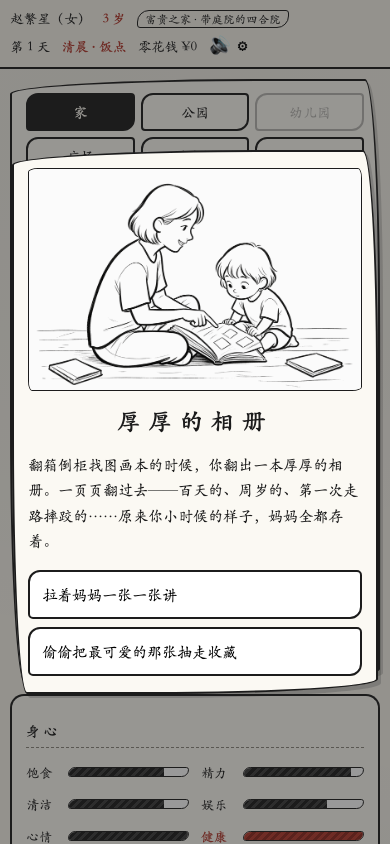
#> input picture _dev/shots/cg-shot-cg-album.png, 390 x 844 px; its folder holds 2 pictures in this run
$ python actor-fill.py ../shots
#> lines starting #> are read from the running program, lines starting #| are printed output that depends on the picture; after the words box and inside, x2 and y2 are one past the last pixel; in counts of white or black regions, pixels touching at a corner belong together
#!/usr/bin/env python3
"""穿模修复：立绘剪影内部未填纸色的区域（如头发）补上纸色
原理：alpha 掩膜闭运算封口 → 填充孔洞 → 新增区域填纸色、alpha 拉满
直接改 sprites/（原版已入 git 1671f47，可回退）"""
import os
import sys
import numpy as np
from PIL import Image
from scipy import ndimage

SRC = sys.argv[1] if len(sys.argv) > 1 else 'assets/actor/sprites'
PAPER = (251, 249, 243)

for n in sorted(os.listdir(SRC)):
    if not n.endswith('.png'):
        continue
    p = os.path.join(SRC, n)
    a = np.asarray(Image.open(p).convert('RGBA')).copy()
    mask = a[..., 3] > 128
#> mask: shape (844, 390) bool; every value is 1
    closed = ndimage.binary_closing(mask, structure=np.ones((15, 15)))
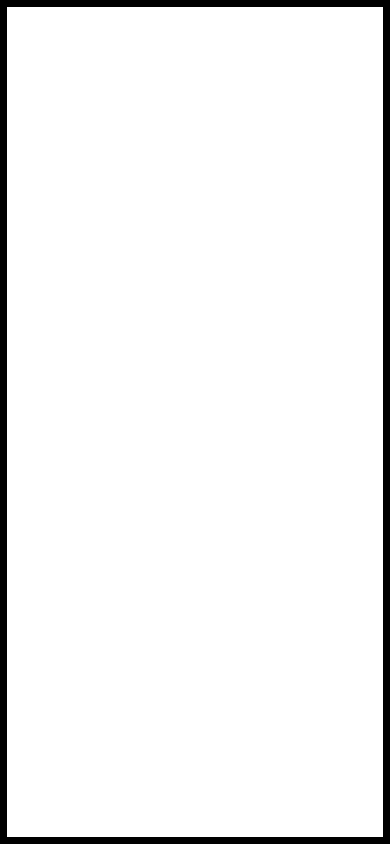
#> closed: shape (844, 390) bool; 94.8% white; 1 black region, box (x1, y1, x2, y2) and area: (0, 0, 390, 844) 17080
    filled = ndimage.binary_fill_holes(closed)
    add = filled & (a[..., 3] < 128)
#> add: shape (844, 390) bool; every value is 0
    a[..., 3] = np.where(filled, 255, a[..., 3])
    for c in range(3):
        a[..., c] = np.where(add, PAPER[c], a[..., c])
    Image.fromarray(a, 'RGBA').save(p)
    print('filled', n, 'added px', int(add.sum()))
#| filled cg-shot-cg-album.png added px 0
#> pass 2 of the loop `for n in sorted(os.listdir(SRC)):`:
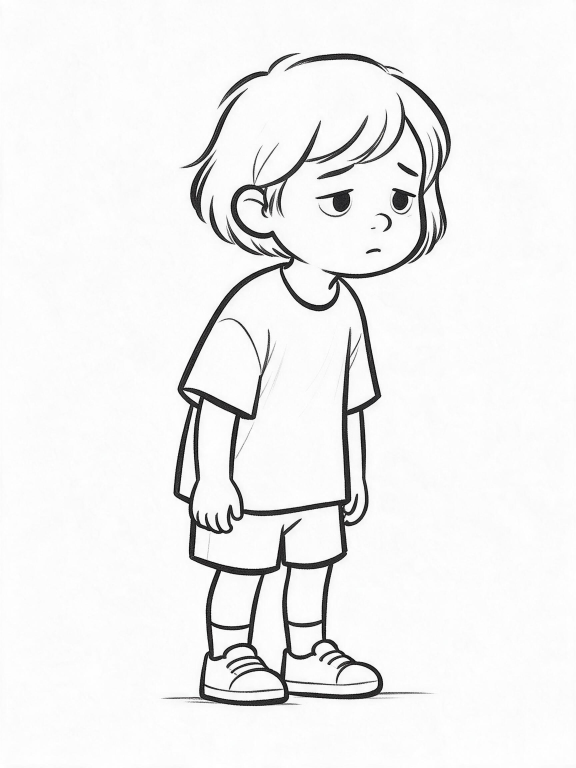
#> input picture _dev/shots/portrait-sad-src.png, 1728 x 2304 px (shown at 1/3 size)
#> a: shape (2304, 1728, 4)
#> mask: shape (2304, 1728) bool; every value is 1
#> `closed = ndimage.binary_closing(mask, structure=np.ones((15, 15)))`:
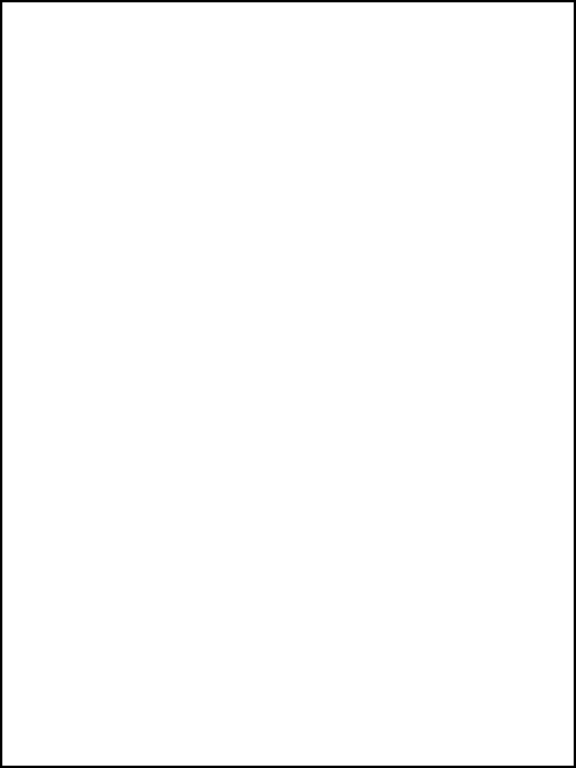
#> closed: shape (2304, 1728) bool (shown at 1/3 size); 98.6% white; 1 black region, box (x1, y1, x2, y2) and area: (0, 0, 1728, 2304) 56252
#> add: shape (2304, 1728) bool; every value is 0
#| filled portrait-sad-src.png added px 0
